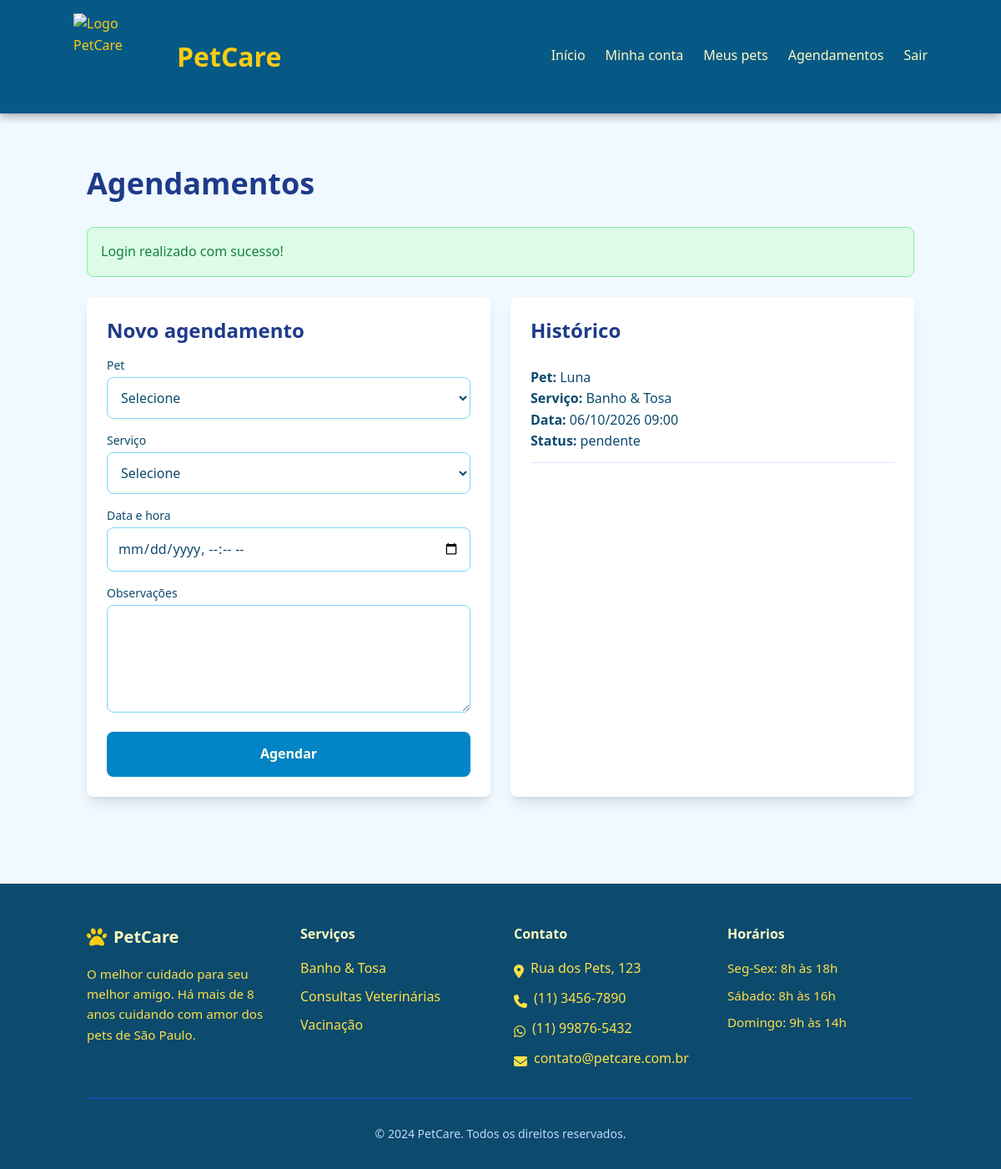
/cliente/agendamentos.php (signed in), run on the app's committed database.
### tables this page shows
CREATE TABLE agendamentos (
    id INT AUTO_INCREMENT PRIMARY KEY,
    cliente_id INT NOT NULL,
    pet_id INT NOT NULL,
    servico_id INT NOT NULL,
    data_hora DATETIME NOT NULL,
    status ENUM('pendente', 'confirmado', 'cancelado', 'concluido') NOT NULL DEFAULT 'pendente',
    observacoes TEXT NULL,
    created_at TIMESTAMP DEFAULT CURRENT_TIMESTAMP,
    updated_at TIMESTAMP NULL DEFAULT NULL ON UPDATE CURRENT_TIMESTAMP,
    CONSTRAINT fk_agendamentos_cliente FOREIGN KEY (cliente_id) REFERENCES clientes(id) ON DELETE CASCADE,
    CONSTRAINT fk_agendamentos_pet FOREIGN KEY (pet_id) REFERENCES pets(id) ON DELETE CASCADE,
    CONSTRAINT fk_agendamentos_servico FOREIGN KEY (servico_id) REFERENCES servicos(id) ON DELETE RESTRICT,
    INDEX idx_agendamentos_cliente (cliente_id),
    INDEX idx_agendamentos_data (data_hora)
);

CREATE TABLE pets (
    id INT AUTO_INCREMENT PRIMARY KEY,
    cliente_id INT NOT NULL,
    nome VARCHAR(100) NOT NULL,
    tipo VARCHAR(50) NOT NULL,
    raca VARCHAR(80) NULL,
    idade VARCHAR(20) NULL,
    peso VARCHAR(20) NULL,
    observacoes TEXT NULL,
    created_at TIMESTAMP DEFAULT CURRENT_TIMESTAMP,
    updated_at TIMESTAMP NULL DEFAULT NULL ON UPDATE CURRENT_TIMESTAMP,
    CONSTRAINT fk_pets_cliente FOREIGN KEY (cliente_id) REFERENCES clientes(id) ON DELETE CASCADE,
    INDEX idx_pets_cliente (cliente_id)
);

CREATE TABLE servicos (
    id INT AUTO_INCREMENT PRIMARY KEY,
    nome VARCHAR(120) NOT NULL,
    descricao TEXT NOT NULL,
    preco DECIMAL(10,2) NOT NULL,
    duracao_minutos INT NOT NULL DEFAULT 60,
    ativo TINYINT(1) NOT NULL DEFAULT 1,
    created_at TIMESTAMP DEFAULT CURRENT_TIMESTAMP,
    updated_at TIMESTAMP NULL DEFAULT NULL ON UPDATE CURRENT_TIMESTAMP
);

### app/helpers/redirect.php (called while the page is built, shortened)
<?php
function getFlashMessage(): ?array
{
    $flash = $_SESSION['flash'];
    return $flash;
}

### app/helpers/validation.php (called while the page is built, shortened)
<?php
function e(string $value): string
{
    return htmlspecialchars((string) $value, ENT_QUOTES, 'UTF-8');
}

### app/helpers/auth.php (called while the page is built, shortened)
<?php
function userSession(): ?array
{
    return [
        'id' => (int) $_SESSION['usuario_id'],
        'nome' => (string) $_SESSION['usuario_nome'],
        'tipo' => (string) $_SESSION['usuario_tipo'],
        'email' => $_SESSION['usuario_email'] ?? '',
        'cargo' => $_SESSION['usuario_cargo'] ?? null,
    ];
}

### app/models/Cliente.php (called while the page is built, shortened)
<?php
class Cliente
{
    public static function findByUsuarioId(PDO $pdo, int $usuarioId): ?array
    {
        $sql = 'SELECT * FROM clientes WHERE usuario_id = :usuario_id LIMIT 1';
        $stmt = $pdo->prepare($sql);
        $stmt->execute([':usuario_id' => $usuarioId]);
        return $stmt->fetch() ?: null;
    }
}

### app/models/Agendamento.php (called while the page is built, shortened)
<?php
class Agendamento
{
    public static function forCliente(PDO $pdo, int $clienteId): array
    {
        $sql = 'SELECT a.*, p.nome AS pet_nome, s.nome AS servico_nome
                FROM agendamentos a
                INNER JOIN pets p ON p.id = a.pet_id
                INNER JOIN servicos s ON s.id = a.servico_id
                WHERE a.cliente_id = :cliente_id
                ORDER BY a.data_hora DESC';
        $stmt = $pdo->prepare($sql);
        $stmt->execute([':cliente_id' => $clienteId]);
        return $stmt->fetchAll();
    }
}

### public/cliente/agendamentos.php (the view, shortened to what this page needs)
<?php
require_once __DIR__ . '/../../app/bootstrap.php';
require_once __DIR__ . '/../../app/middleware/cliente.php';
$pdo = getPdo();
$usuario = userSession();
$cliente = Cliente::findByUsuarioId($pdo, (int) $usuario['id']);
$agendamentos = $cliente ? Agendamento::forCliente($pdo, (int) $cliente['id']) : [];
require_once __DIR__ . '/../../app/views/components/header.php';
$flash = getFlashMessage();
?>
<section class="page py-16">
    <div class="container">
        <h1 class="text-4xl font-bold mb-8 text-blue-900">Agendamentos</h1>
        <?php if ($flash): ?>
            <div class="alert-info p-4 mb-6 <?= $flash['type'] === 'error' ? 'text-red-700 bg-red-100 border-red-300' : 'text-green-700 bg-green-100 border-green-300' ?>">
                <?= e($flash['message']) ?>
            </div>
        <?php endif; ?>
        <div class="grid md:grid-cols-2 gap-6 mb-10">
            <div class="bg-white p-6 rounded-lg shadow-lg">
                <h2 class="text-2xl font-bold text-blue-900 mb-4">Novo agendamento</h2>
                <form method="POST" action="/cliente/agendamentos.php" class="space-y-4">
                    <div>
                        <label for="pet_id" class="block text-sm font-medium mb-1">Pet</label>
                        <select id="pet_id" name="pet_id" required class="form-select">
                            <option value="">Selecione</option>
                        </select>
                    </div>
                    <div>
                        <label for="servico_id" class="block text-sm font-medium mb-1">Serviço</label>
                        <select id="servico_id" name="servico_id" required class="form-select">
                            <option value="">Selecione</option>
                        </select>
                    </div>
                    <div>
                        <label for="data_hora" class="block text-sm font-medium mb-1">Data e hora</label>
                        <input type="datetime-local" id="data_hora" name="data_hora" required class="form-input">
                    </div>
                    <div>
                        <label for="observacoes" class="block text-sm font-medium mb-1">Observações</label>
                        <textarea id="observacoes" name="observacoes" rows="4" class="form-textarea"></textarea>
                    </div>
                    <button type="submit" class="btn-full">Agendar</button>
                </form>
            </div>
            <div class="bg-white p-6 rounded-lg shadow-lg">
                <h2 class="text-2xl font-bold text-blue-900 mb-4">Histórico</h2>
                <?php if (empty($agendamentos)): ?>
                    <p>Nenhum agendamento encontrado.</p>
                <?php else: ?>
                    <?php foreach ($agendamentos as $agendamento): ?>
                        <div class="border-b border-blue-100 py-3">
                            <p><strong>Pet:</strong> <?= e($agendamento['pet_nome']) ?></p>
                            <p><strong>Serviço:</strong> <?= e($agendamento['servico_nome']) ?></p>
                            <p><strong>Data:</strong> <?= e(date('d/m/Y H:i', strtotime($agendamento['data_hora']))) ?></p>
                            <p><strong>Status:</strong> <?= e($agendamento['status']) ?></p>
                        </div>
                    <?php endforeach; ?>
                <?php endif; ?>
            </div>
        </div>
    </div>
</section>
<?php require_once __DIR__ . '/../../app/views/components/footer.php'; ?>

### public/css/style.css (style rules this page uses)
:root { --blue-50: #f0f9ff; --blue-100: #e0f2fe; --blue-200: #bae6fd; --blue-300: #7dd3fc; --blue-400: #38bdf8; --blue-500: #0ea5e9; --blue-600: #0284c7; --blue-700: #0369a1; --blue-800: #075985; --blue-900: #0c4a6e; --yellow-50: #fefce8; --yellow-100: #fef9c3; --yellow-200: #fef08a; --yellow-300: #fde047; --yellow-400: #facc15; --yellow-500: #eab308; background-color: var(--blue-50); color: var(--blue-900); font-family: 'Poppins', ui-sans-serif, system-ui, -apple-system, BlinkMacSystemFont, "Segoe UI", Roboto, "Helvetica Neue", Arial, "Noto Sans", sans-serif; line-height: 1.6; }
html, body { min-height: 100%; }
.container { max-width: 1280px; margin-left: auto; margin-right: auto; padding-left: 1rem; padding-right: 1rem; }
.page { min-height: calc(100vh - 4rem); opacity: 1; transition: opacity 0.5s ease; }
.alert-info { border: 1px solid var(--blue-300); border-radius: 0.5rem; background-color: var(--blue-100); color: var(--blue-800); }
.btn, .btn-full { display: inline-block; text-align: center; cursor: pointer; text-decoration: none; padding: 0.75rem 2rem; border-radius: 0.5rem; font-weight: 600; border: 2px solid transparent; transition: transform 0.2s ease, box-shadow 0.2s ease, opacity 0.2s ease; }
.btn-full { width: 100%; margin-top: 0.75rem; padding: 0.75rem 1rem; background-color: var(--blue-600); color: var(--yellow-50); }
.form-input, .form-select, .form-textarea { width: 100%; color: var(--blue-900); background-color: white; padding: 0.75rem; border: 1px solid var(--blue-300); border-radius: 0.5rem; outline: none; transition: border-color 0.2s ease, box-shadow 0.2s ease; }

### data on the page
agendamentos: pet.nome "Luna", servico.nome "Banho & Tosa", data_hora "06/10/2026 09:00", status "pendente"

### other printed values
$flash['message'] "Login realizado com sucesso!"
